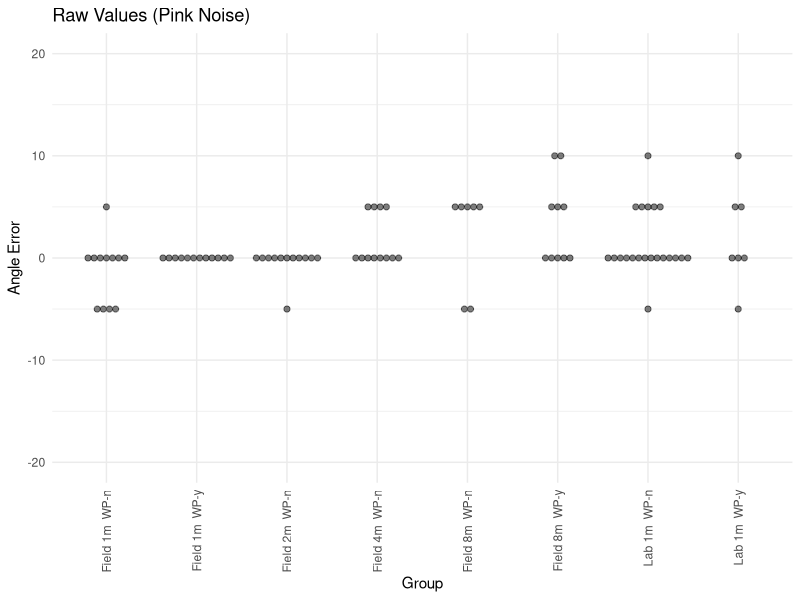
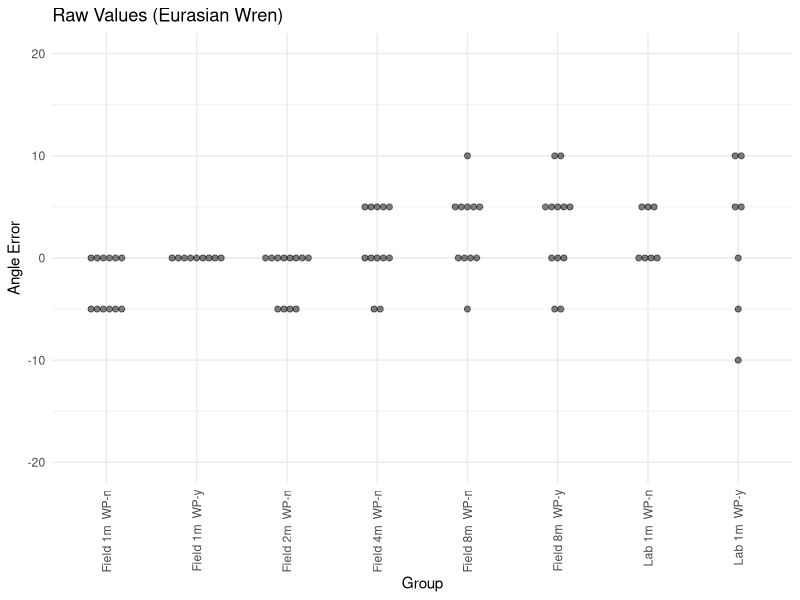
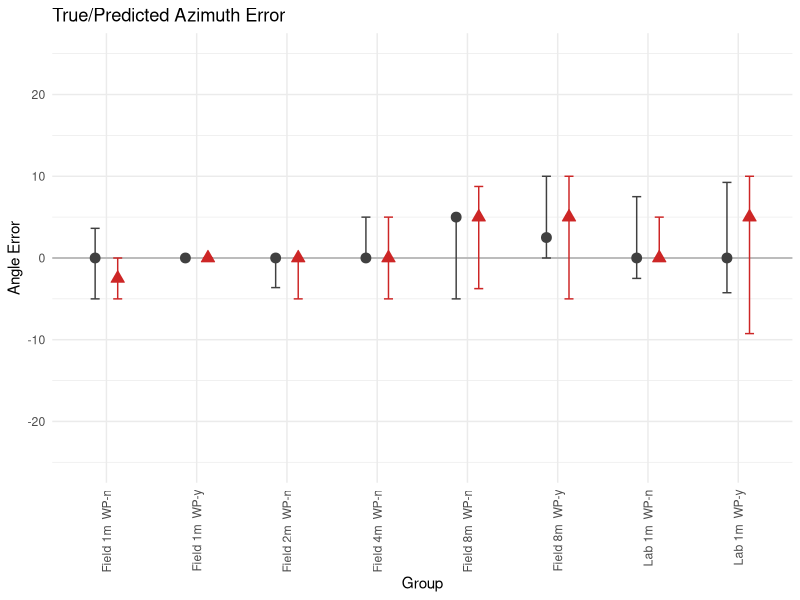
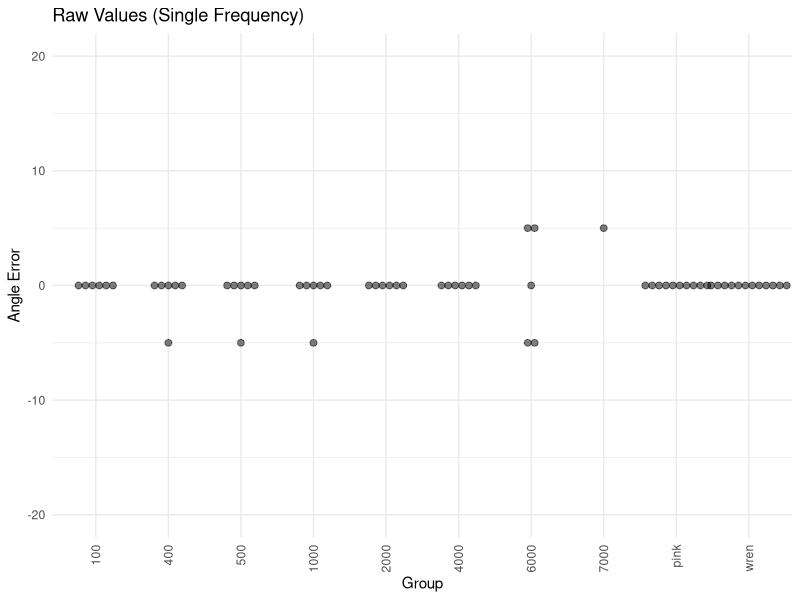
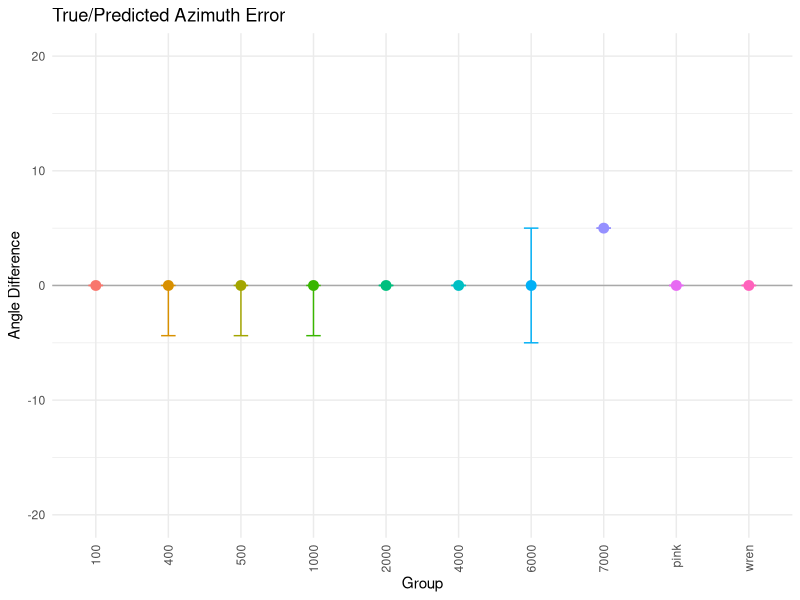
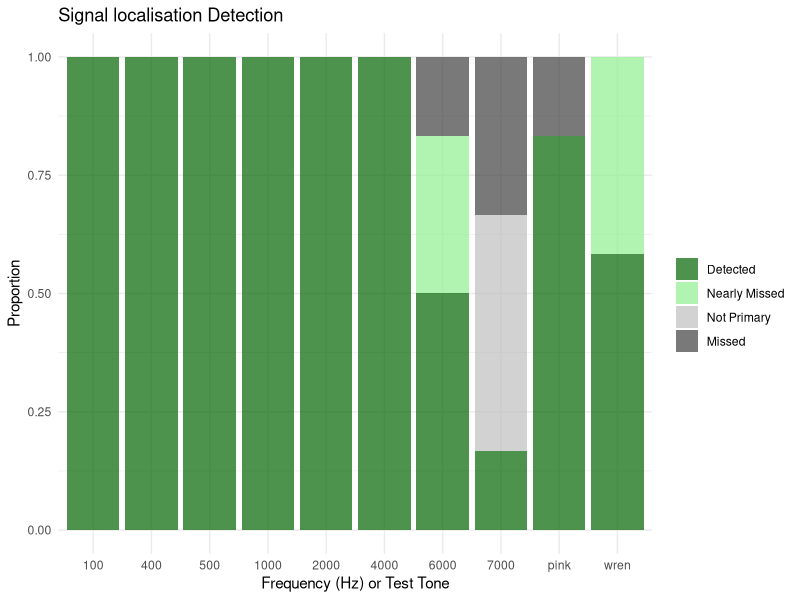
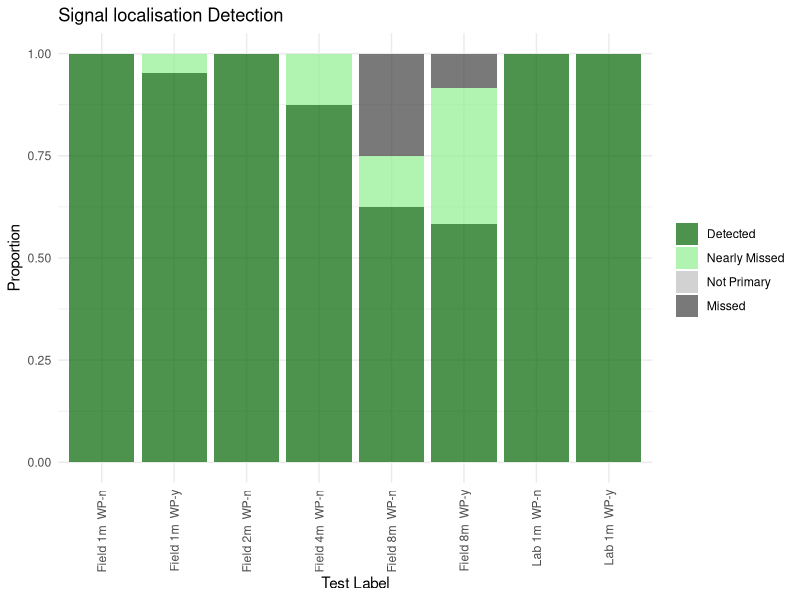
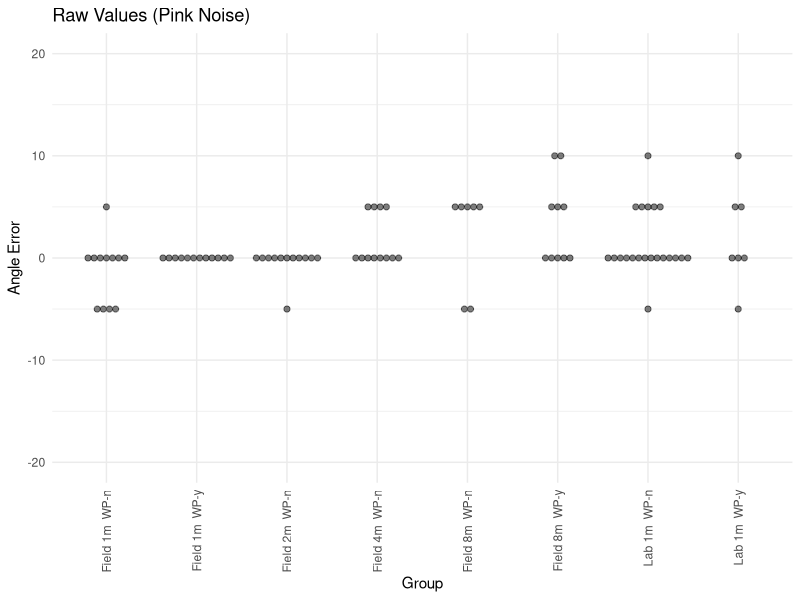

Write R code to recreate these figures, in order.
########################################################################### .
# Scripts for Analysing the Localisation Accuracy 
#
# Starting from scratch - go to the retired code if you want to generate the old figures
#
# Becky Heath
# rh862@cam.ac.uk
#
# May 2023

##### Load Packages and set working directory #####

library(ggplot2)
library(dplyr)
library(tidyr)

setwd(dirname(rstudioapi::getActiveDocumentContext()$path))

###### Load in Data ########

# Load in true values: 
# Ignore this one for now, will need to experiment with detections, may need to relable
#data <- read.csv("Data/CompleteLabLocalisation/AllTests_LocalisationData_ALLDETECTIONSTESTS.csv")

# Just use this:
dataRaw <- read.csv("Data/CompleteLabLocalisation/AllTestsJustTrueValues.csv")

##### PRECISION CHARTS #####
# get rid of freq-deps for now:
data <- dataRaw[dataRaw$Trial != "freq-dep",]

# Create Coarse Labels
data <- data %>%
  mutate(Trial = case_when(
     Trial == "field" ~ "Field",
#    trial == "IndoorPre" ~ "Lab",
     Trial == "lab-pre" ~ "Lab",
    TRUE ~ Trial  # Keep the original value if no condition matches
  ))

# Collate label
data <- data %>%
  mutate(label = paste0(Trial, " ", distance.m, "m ", " WP-", WP.))

# Calculate median and IQR per group
data$distance.m <- as.factor(data$distance.m)
data$error <- as.numeric(data$error)

# get rid of the situations where a signal was not localised: 
data <- data[!is.na(data$error), ]



## RAW DATA PLOTS: 
dataSub <- data[data$Test.tone == "pink",]

ggplot(data = dataSub, aes(x = label, y = error)) +
  geom_dotplot(binaxis = "y", stackdir = "center", dotsize = 0.2, binwidth = 3, alpha = 0.5)+
  ylim(-20, 20) +
  labs(title = "Raw Values (Pink Noise)",
       x = "Group", y = "Angle Error") +
  theme_minimal()+
  theme(axis.text.x = element_text(angle = 90, hjust = 1, vjust = 0.5))

ggsave(filename = "Figures/NewLocalisationTests/PinkNoise-Raw.png", plot = last_plot(), width = 6, height = 4, dpi = 300)



dataSub <- data[data$Test.tone == "wren",]

ggplot(data = dataSub, aes(x = label, y = error)) +
  geom_dotplot(binaxis = "y", stackdir = "center", dotsize = 0.2, binwidth = 3, alpha = 0.5)+
  ylim(-20, 20) +
  labs(title = "Raw Values (Eurasian Wren)",
       x = "Group", y = "Angle Error") +
  theme_minimal()+
  theme(axis.text.x = element_text(angle = 90, hjust = 1, vjust = 0.5))
ggsave(filename = "Figures/NewLocalisationTests/Wren-Raw.png", plot = last_plot(), width = 6, height = 4, dpi = 300)


# ALL DATA (Just Summary Statists)
ggplot(data = data, aes(x = label, y = error)) +
  #annotate('rect', ymin = -18, ymax = 18, xmin= -Inf, xmax = Inf, fill = "lightgray", alpha = 0.3)+
  geom_hline(yintercept = 0, color = "darkgray") +
  #geom_jitter(aes(shape = Test.tone), position = position_jitterdodge(dodge.width =0.1)  ,fill = "black", color = "gray", size = 2, alpha = 0.5) +
  stat_summary(aes(color = Test.tone, shape = Test.tone, fill = Test.tone), fun = "median", geom = "point", size = 3, position = position_dodge(width = 0.5)) +
  stat_summary(aes(color = Test.tone), fun.data = "median_hilow", geom = "errorbar", width = 0.2, position = position_dodge(width = 0.5)) +
  labs(title = "True/Predicted Azimuth Error",
       x = "Group", y = "Angle Error") +
  scale_color_manual(values = c("grey25", "firebrick3")) +
  scale_shape_manual(values = c(21, 24)) +
  scale_fill_manual(values = c("grey25", "firebrick3")) +
  theme_minimal() +
  ylim(-25, 25) +
  theme(legend.position = "none") +
  theme(axis.text.x = element_text(angle = 90, hjust = 1, vjust = 0.5))
ggsave(filename = "Figures/NewLocalisationTests/TestTones.png", plot = last_plot(), width = 6, height = 4, dpi = 300)



# Now the frequency-dependent trials
data <- dataRaw[dataRaw$Trial == "freq-dep",]
data$Test.tone <- as.factor(data$Test.tone)

setOrder <- c("100", "400", "500", "1000","2000", "4000", "6000", "7000", "pink", "wren")
data$Test.tone <- factor(data$Test.tone, levels = setOrder)


data$error <- as.numeric(data$error)
data$Aliaized.Azimuth <- as.numeric(data$Aliaized.Azimuth)

# get rid of the situations where a signal was not localised (FOR NOW): 
data <- data[!is.na(data$error), ]



## RAW DATA PLOTS: 


ggplot(data = data, aes(x = Test.tone, y = error)) +
  geom_dotplot(binaxis = "y", stackdir = "center", dotsize = 0.2, binwidth = 3, alpha = 0.5)+
  ylim(-20, 20) +
  labs(title = "Raw Values (Single Frequency)",
       x = "Group", y = "Angle Error") +
  theme_minimal()+
  theme(axis.text.x = element_text(angle = 90, hjust = 1, vjust = 0.5))

ggsave(filename = "Figures/NewLocalisationTests/FrequencyTests-Raw.png", plot = last_plot(), width = 6, height = 4, dpi = 300)



# ALL DATA
ggplot(data = data, aes(x = Test.tone, y = error)) +
  #annotate('rect', ymin = -18, ymax = 18, xmin= -Inf, xmax = Inf, fill = "lightgray", alpha = 0.15)+
  geom_hline(yintercept = 0, color = "darkgray") +
  #geom_jitter(aes(shape = Test.tone), position = position_jitterdodge(0.2)  ,fill = "gray", color = "gray", size = 2, alpha = 0.5) +
  stat_summary(aes(color = Test.tone, fill = Test.tone), fun = "median", geom = "point", size = 3) +
  stat_summary(aes(color = Test.tone), fun.data = "median_hilow", geom = "errorbar", width = 0.2) +
  labs(title = "True/Predicted Azimuth Error",
       x = "Group", y = "Angle Difference") +
  theme_minimal() +
  ylim(-20, 20) +
  theme(legend.position = "none") +
  theme(axis.text.x = element_text(angle = 90, hjust = 1, vjust = 0.5))

ggsave(filename = "Figures/NewLocalisationTests/FrequencyTests-Summary.png", plot = last_plot(), width = 6, height = 4, dpi = 300)

##### RECALL CHARTS #####

data <- dataRaw

#FreqDeps First: 
data <- dataRaw[dataRaw$Trial == "freq-dep",]

# Define the possible localisation? descriptors
possible_labels <- c("y", "d", "n", "m")

# Calculate the count and proportion of each label within each group
proportions <- data %>%
  group_by(Test.tone, localised.) %>%
  summarise(count = n()) %>%
  ungroup() %>%
  complete(Test.tone, localised. = possible_labels, fill = list(count = 0)) %>%
  group_by(Test.tone) %>%
  mutate(proportion = count / sum(count))

# Fill up missing variables: 
proportions <- proportions %>%
  group_by(Test.tone) %>%
  mutate(Test.tone = ifelse(is.na(Test.tone), max(Test.tone, na.rm = TRUE), Test.tone)) %>%
  ungroup()


setOrder <- c("y", "d", "n", "m")
proportions$localised. <- factor(proportions$localised., levels = setOrder)

# Set the order as before
setOrder <- c("100", "400", "500", "1000","2000", "4000", "6000", "7000", "pink", "wren")
proportions$Test.tone <- factor(proportions$Test.tone, levels = setOrder)


# Plot results! 
ggplot(data = proportions, aes(x=Test.tone, y= proportion, fill = localised.))+
  geom_col(alpha = 0.7, position = position_stack(reverse=TRUE))+
  scale_fill_manual(values = c("darkgreen","lightgreen","grey", "grey25"),
                    name = " ",
                    labels = c("Detected", "Nearly Missed","Not Primary", "Missed"))+
  labs(title = "Signal localisation Detection",
       x = "Frequency (Hz) or Test Tone", y = "Proportion") +
  theme_minimal()

ggsave(filename = "Figures/NewLocalisationTests/FrequencyTests-Recall.png", plot = last_plot(), width = 6, height = 4, dpi = 300)


# Now the others 

data <- dataRaw

#FreqDeps First: 
data <- dataRaw[dataRaw$Trial != "freq-dep",]

# Define the possible localisation? descriptors
possible_labels <- c("y", "d", "n", "m")


# Create Coarse Labels
data <- data %>%
  mutate(Trial = case_when(
    Trial == "field" ~ "Field",
    #    trial == "IndoorPre" ~ "Lab",
    Trial == "lab-pre" ~ "Lab",
    TRUE ~ Trial  # Keep the original value if no condition matches
  ))

# Collate label
data <- data %>%
  mutate(label = paste0(Trial, " ", distance.m, "m ", " WP-", WP.))




# Calculate the count and proportion of each label within each group
proportions <- data %>%
  group_by(label, localised.) %>%
  summarise(count = n()) %>%
  ungroup() %>%
  complete(label, localised. = possible_labels, fill = list(count = 0)) %>%
  group_by(label) %>%
  mutate(proportion = count / sum(count))

# Fill up missing variables: 
proportions <- proportions %>%
  group_by(label) %>%
  mutate(label = ifelse(is.na(label), max(label, na.rm = TRUE), label)) %>%
  ungroup()


setOrder <- c("y", "d", "n", "m")
proportions$localised. <- factor(proportions$localised., levels = setOrder)

# Plot results! 
ggplot(data = proportions, aes(x=label, y= proportion, fill = localised.))+
  geom_col(alpha = 0.7, position = position_stack(reverse=TRUE))+
  scale_fill_manual(values = c("darkgreen","lightgreen","grey", "grey25"),
                    name = " ",
                    labels = c("Detected", "Nearly Missed","Not Primary", "Missed"))+
  labs(title = "Signal localisation Detection",
       x = "Test Label", y = "Proportion") +
  theme_minimal()+
  theme(axis.text.x = element_text(angle = 90, hjust = 1, vjust = 0.5))

ggsave(filename = "Figures/NewLocalisationTests/DistanceTests-Recall.png", plot = last_plot(), width = 6, height = 4, dpi = 300)
